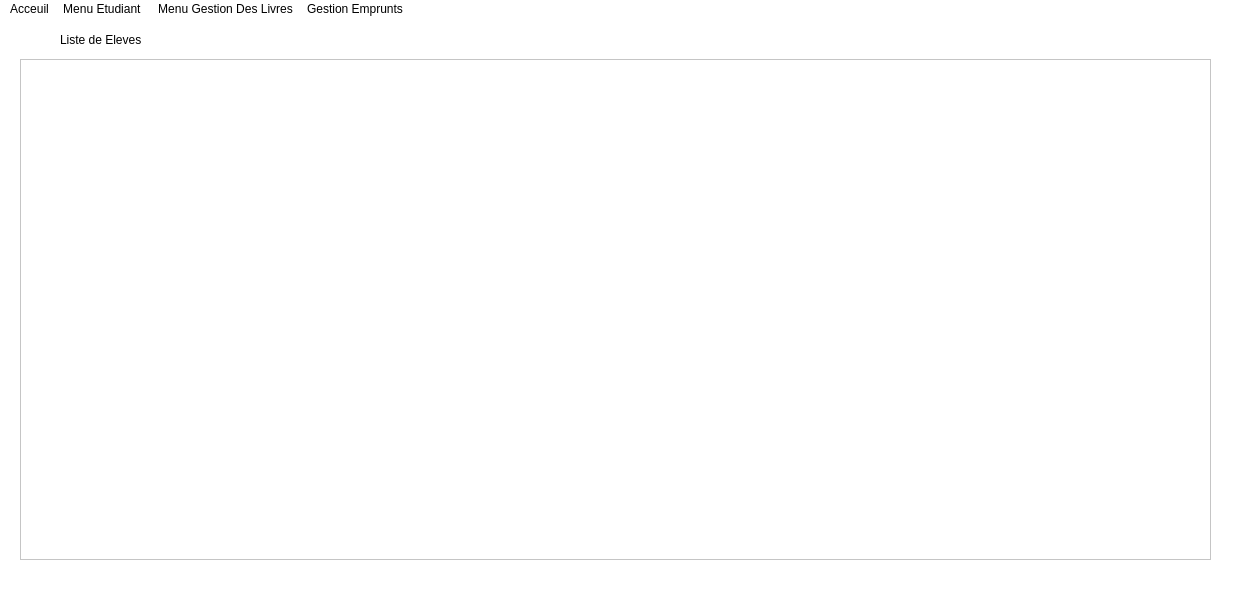
<?xml version="1.0" encoding="UTF-8"?>
<ui version="4.0">
 <class>MainWindow</class>
 <widget class="QMainWindow" name="MainWindow">
  <property name="geometry">
   <rect>
    <x>0</x>
    <y>0</y>
    <width>1236</width>
    <height>592</height>
   </rect>
  </property>
  <property name="windowTitle">
   <string>MainWindow</string>
  </property>
  <property name="styleSheet">
   <string notr="true">color :rgb(0, 0, 0);
font: 87 9pt &quot;Neue Haas Grotesk Text Pro Blac&quot;;
background-color:rgb(255, 255, 255);


</string>
  </property>
  <widget class="QWidget" name="centralwidget">
   <widget class="QTableWidget" name="tableWidget">
    <property name="geometry">
     <rect>
      <x>20</x>
      <y>40</y>
      <width>1191</width>
      <height>501</height>
     </rect>
    </property>
   </widget>
   <widget class="QLabel" name="label">
    <property name="geometry">
     <rect>
      <x>60</x>
      <y>10</y>
      <width>131</width>
      <height>21</height>
     </rect>
    </property>
    <property name="text">
     <string>Liste de Eleves</string>
    </property>
   </widget>
  </widget>
  <widget class="QMenuBar" name="menubar">
   <property name="geometry">
    <rect>
     <x>0</x>
     <y>0</y>
     <width>1236</width>
     <height>25</height>
    </rect>
   </property>
   <widget class="QMenu" name="menuAcceuil">
    <property name="title">
     <string>Acceuil</string>
    </property>
   </widget>
   <widget class="QMenu" name="menuMenu_Etudiant">
    <property name="title">
     <string>Menu Etudiant </string>
    </property>
    <widget class="QMenu" name="menuMise_a_jour_Etudiant">
     <property name="title">
      <string>Mise a jour Etudiant</string>
     </property>
     <addaction name="actionAjouter_Etudiant"/>
     <addaction name="separator"/>
     <addaction name="actionSupprimer_Etudiant"/>
     <addaction name="separator"/>
     <addaction name="actionModifier_Etudiant"/>
    </widget>
    <widget class="QMenu" name="menuRecherche_et_Affichage">
     <property name="title">
      <string>Recherche et Affichage</string>
     </property>
     <addaction name="actionContenue_du_dictionnaire_Etudiant"/>
     <addaction name="separator"/>
     <addaction name="actionRecherche_par_numero_inscription"/>
    </widget>
    <addaction name="menuMise_a_jour_Etudiant"/>
    <addaction name="separator"/>
    <addaction name="menuRecherche_et_Affichage"/>
   </widget>
   <widget class="QMenu" name="menuMenu_Gestion_Des_Livres">
    <property name="title">
     <string>Menu Gestion Des Livres</string>
    </property>
    <widget class="QMenu" name="menuMise_a_jour">
     <property name="title">
      <string>Mise a jour</string>
     </property>
     <addaction name="actionAjouter_un_nouvel_Livre"/>
     <addaction name="actionSupprimer"/>
     <addaction name="actionModifier_nombre_d_exemplaires_d_un_Livre"/>
    </widget>
    <widget class="QMenu" name="menuRecherche_et_Affichage_2">
     <property name="title">
      <string>Recherche et Affichage</string>
     </property>
     <addaction name="actionContenue_du_dictionnaire_livre"/>
     <addaction name="actionRecherche_par_Referance"/>
    </widget>
    <addaction name="menuMise_a_jour"/>
    <addaction name="menuRecherche_et_Affichage_2"/>
   </widget>
   <widget class="QMenu" name="menuGestion_Emprunts">
    <property name="title">
     <string>Gestion Emprunts</string>
    </property>
    <widget class="QMenu" name="menuMise_a_jour_2">
     <property name="title">
      <string>Mise a jour</string>
     </property>
     <addaction name="actionAjouter_un_nouvel_emprunt"/>
     <addaction name="actionRetour_d_un_emprunt"/>
     <addaction name="actionSupprimer_d_un_emprunt"/>
     <addaction name="actionModifier_emprunt"/>
    </widget>
    <widget class="QMenu" name="menuRecherche_Affichage">
     <property name="title">
      <string>Recherche ,Affichage</string>
     </property>
     <addaction name="actionContenu_du_dictionnaire_emprunt"/>
     <addaction name="actionRecherche_emprunt_par_livre"/>
    </widget>
    <addaction name="menuMise_a_jour_2"/>
    <addaction name="menuRecherche_Affichage"/>
   </widget>
   <addaction name="menuAcceuil"/>
   <addaction name="menuMenu_Etudiant"/>
   <addaction name="menuMenu_Gestion_Des_Livres"/>
   <addaction name="menuGestion_Emprunts"/>
  </widget>
  <widget class="QStatusBar" name="statusbar"/>
  <action name="actionAjouter_Etudiant">
   <property name="checkable">
    <bool>false</bool>
   </property>
   <property name="text">
    <string>Ajouter Etudiant</string>
   </property>
  </action>
  <action name="actionEtudiant_Donnee">
   <property name="text">
    <string>Etudiant Donnee</string>
   </property>
  </action>
  <action name="actionUne_Section_Donnee">
   <property name="text">
    <string>Une Section Donnee</string>
   </property>
  </action>
  <action name="actionUn_Niveau_Donnee">
   <property name="text">
    <string>Un Niveau Donnee</string>
   </property>
  </action>
  <action name="actionSection_et_Niveau">
   <property name="text">
    <string>Section et Niveau</string>
   </property>
  </action>
  <action name="actionTel">
   <property name="text">
    <string>Tel</string>
   </property>
  </action>
  <action name="actionMail">
   <property name="text">
    <string>Mail</string>
   </property>
  </action>
  <action name="actionAdresse">
   <property name="text">
    <string>Adresse</string>
   </property>
  </action>
  <action name="actionContenue_du_dictionnaire_Etudiant">
   <property name="text">
    <string>Afficher les Etudiants</string>
   </property>
  </action>
  <action name="actionRecherche_par_numero_inscription">
   <property name="text">
    <string>Recherche</string>
   </property>
  </action>
  <action name="actionRecherche_par_section">
   <property name="text">
    <string>Recherche par section</string>
   </property>
  </action>
  <action name="actionRecherche_par_section_et_Niveau">
   <property name="text">
    <string>Recherche par section et Niveau </string>
   </property>
  </action>
  <action name="actionRecherche_par_Niveau">
   <property name="text">
    <string>Recherche par Niveau</string>
   </property>
  </action>
  <action name="actionAjouter_un_nouvel_Livre">
   <property name="text">
    <string>Ajouter un nouvel Livre</string>
   </property>
  </action>
  <action name="actionModifier_nombre_d_exemplaires_d_un_Livre">
   <property name="text">
    <string>Modifier nombre d exemplaires d un Livre</string>
   </property>
  </action>
  <action name="actionLivre_donnee">
   <property name="text">
    <string>Livre donnee</string>
   </property>
  </action>
  <action name="actionLivres_d_un_auteur">
   <property name="text">
    <string>Livres d un auteur</string>
   </property>
  </action>
  <action name="actionLivres_d_une_annee_donnee">
   <property name="text">
    <string>Livres d une annee donnee</string>
   </property>
  </action>
  <action name="actionContenue_du_dictionnaire_livre">
   <property name="text">
    <string>Afficher les livres</string>
   </property>
  </action>
  <action name="actionRecherche_par_Referance">
   <property name="text">
    <string>Recherche</string>
   </property>
  </action>
  <action name="actionRecherche_par_titre">
   <property name="text">
    <string>Recherche par titre</string>
   </property>
  </action>
  <action name="actionRecherche_par_annee_edition_donne">
   <property name="text">
    <string>Recherche par annee edition donne</string>
   </property>
  </action>
  <action name="actionRecherche_et_Affichage_des_livres_par_ordre_alphabetique">
   <property name="text">
    <string>Recherche et Affichage des livres par ordre alphabetique</string>
   </property>
  </action>
  <action name="actionAjouter_un_nouvel_emprunt">
   <property name="text">
    <string>Ajouter un nouvel emprunt</string>
   </property>
  </action>
  <action name="actionRetour_d_un_emprunt">
   <property name="text">
    <string>Retour d un emprunt</string>
   </property>
  </action>
  <action name="actionSupprimer_d_un_emprunt">
   <property name="text">
    <string>Supprimer d un emprunt</string>
   </property>
  </action>
  <action name="actionDate_emprunt">
   <property name="text">
    <string>Date emprunt</string>
   </property>
  </action>
  <action name="actionDate_Retour">
   <property name="text">
    <string>Date Retour</string>
   </property>
  </action>
  <action name="actionContenu_du_dictionnaire_emprunt">
   <property name="text">
    <string>Afficher les Emprunts</string>
   </property>
  </action>
  <action name="actionRecherche_emprunt_par_livre">
   <property name="text">
    <string>Recherche emprunt </string>
   </property>
  </action>
  <action name="actionRecherche_emprunt_par_etudiant">
   <property name="text">
    <string>Recherche emprunt par etudiant</string>
   </property>
  </action>
  <action name="actionRecherche_livres_empruntee_a_une_date_donnee">
   <property name="text">
    <string>Recherche livres empruntee a une date donnee</string>
   </property>
  </action>
  <action name="actionRecherche_livres_retournee_a_une_date_donne">
   <property name="text">
    <string>Recherche livres retournee a une date donne</string>
   </property>
  </action>
  <action name="actionRecherche_livres_empruntee_entre_2_dates_donnee">
   <property name="text">
    <string>Recherche livres empruntee entre 2 dates donnee</string>
   </property>
  </action>
  <action name="actionRecherche_livres_retournee_entre_2_date_donne">
   <property name="text">
    <string>Recherche livres retournee entre 2 date donne</string>
   </property>
  </action>
  <action name="actionSupprimer_Etudiant">
   <property name="text">
    <string>Supprimer Etudiant</string>
   </property>
  </action>
  <action name="actionModifier_Etudiant">
   <property name="text">
    <string>Modifier Etudiant</string>
   </property>
  </action>
  <action name="actionMenu_Acceuil">
   <property name="text">
    <string>Menu Acceuil</string>
   </property>
  </action>
  <action name="actionRecuperation_des_donnee">
   <property name="text">
    <string>Recuperer les donnee</string>
   </property>
  </action>
  <action name="actionEnregistrer_Ficher_Livres">
   <property name="text">
    <string>Enregistrer Ficher Livres</string>
   </property>
  </action>
  <action name="actionEnregistrer_Ficher_Emprunt">
   <property name="text">
    <string>Enregistrer Ficher Emprunt</string>
   </property>
  </action>
  <action name="actionRecuperer_Ficher_Etudiant">
   <property name="text">
    <string>Recuperer Ficher Etudiant</string>
   </property>
  </action>
  <action name="actionRecuperer_Ficher_Livres">
   <property name="text">
    <string>Recuperer Ficher Livres</string>
   </property>
  </action>
  <action name="actionRecuperer_Ficher_Emprunt">
   <property name="text">
    <string>Recuperer Ficher Emprunt</string>
   </property>
  </action>
  <action name="actionSupprimer">
   <property name="text">
    <string>Supprimer</string>
   </property>
  </action>
  <action name="actionModifier_emprunt">
   <property name="text">
    <string>Modifier emprunt</string>
   </property>
  </action>
 </widget>
 <resources/>
 <connections/>
</ui>
